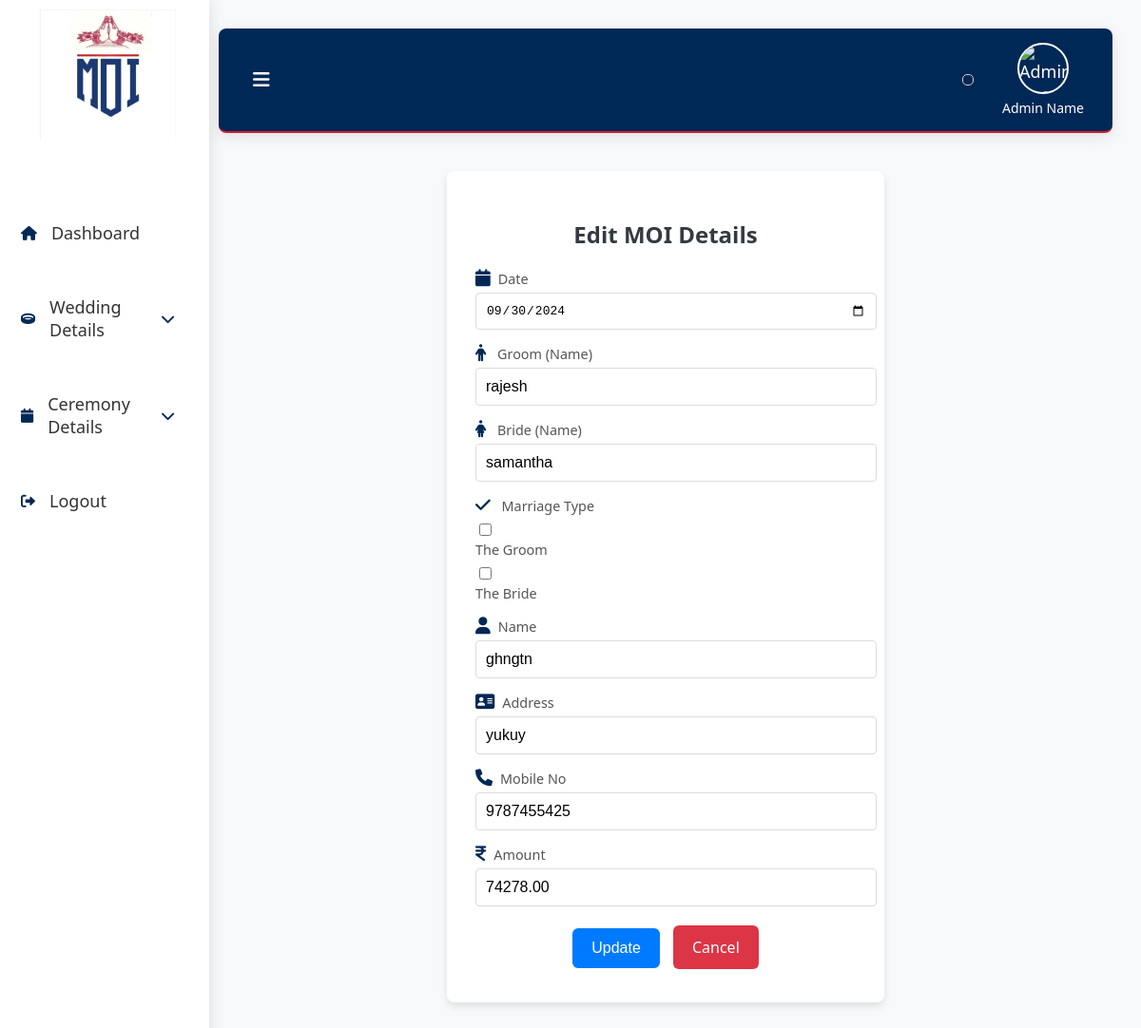
Page /addmoi_edit.php?id=77 (signed in) on the committed database.
### tables this page shows
CREATE TABLE `addmoi` (
  `id` int(11) NOT NULL,
  `swaminame` varchar(225) NOT NULL,
  `date` date NOT NULL DEFAULT current_timestamp(),
  `the_groom` varchar(225) NOT NULL,
  `the_bride` varchar(225) NOT NULL,
  `mahal` varchar(225) NOT NULL,
  `marriage_type` enum('the groom side','the bride side','','') DEFAULT NULL,
  `name` varchar(225) NOT NULL,
  `address` varchar(255) NOT NULL,
  `mobile` varchar(20) NOT NULL,
  `amount` decimal(10,2) NOT NULL
);

### addmoi_edit.php (the view, shortened to what this page needs)
<?php
include('db.php');
if (isset($_GET['id']) && !empty($_GET['id'])) {
    $id = $con->real_escape_string($_GET['id']);
    $sql = "SELECT * FROM addmoi WHERE id='$id'";
    $result = $con->query($sql);
    if ($result && $result->num_rows > 0) {
        $row = $result->fetch_assoc();
        $date = $row['date'];
        $the_groom = $row['the_groom'];
        $the_bride = $row['the_bride'];
        $marriage_type = explode(',', $row['marriage_type']);
        $name = $row['name'];
        $address = $row['address'];
        $mobile = $row['mobile'];
        $amount = $row['amount'];
    } else {
        echo "<p>Record not found.</p>";
        exit;
    }
} else {
    echo "<p>Invalid ID.</p>";
    exit;
}
?>
<!DOCTYPE html>
<html lang="en">
<head>
    <link rel="stylesheet" href="https://cdnjs.cloudflare.com/ajax/libs/font-awesome/6.0.0-beta3/css/all.min.css">
</head>
<body>
    <div class="sidebar">
        <div class="logo">
            <img src="asset/image/img/e11b7541-268d-43bd-8658-22c2cb761d9d.jfif" alt="Logo">
        </div>
        <ul>
        <li><a href="dashboard.php" class="active"><i class="fa fa-home" aria-hidden="true"></i> <span class="trans" data-en="Dashboard">Dashboard</span></a></li>
            <li class="dropdown">
                <a href="#" id="weddingDetailsToggle"><i class="fa fa-ring"></i><span class="trans" data-en="Wedding Details">Wedding Details</span><i class="fa fa-chevron-down"></i></a>
            </li>
            <li class="dropdown">
                <a href="#" id="ceremonyDetailsToggle"><i class="fa fa-calendar"></i><span class="trans" data-en="Ceremony Details">Ceremony Details</span><i class="fa fa-chevron-down"></i></a>
            </li>
            <li><a href="logout.php"><i class="fas fa-sign-out-alt"></i> Logout</a></li>
        </ul>
    </div>
    <div class="main-content">
        <div class="header">
            <div class="header-left">
                <button class="toggle-btn" id="toggleBtn"><i class="fas fa-bars"></i></button>
             </div>
            <div class="header-right">
            <div id="google_translate_element"></div>
                <div class="admin-info">
                    <img src="https://cdn.vectorstock.com/i/500p/30/97/flat-business-man-user-profile-avatar-icon-vector-4333097.avif" alt="Admin Image" class="admin-image">
                    <div class="admin-name">Admin Name</div>
                </div>
            </div>
        </div>
<div class="form-container">
        <h2> Edit MOI Details</h2>
        <form id="marriageForm" action="addmoi_edit.php?id=<?php echo htmlspecialchars($id); ?>" method="post">
            <div class="form-group">
                <label for="date"><i class="fa fa-calendar" aria-hidden="true"></i>Date</label>
                <input type="date" id="date" name="date" value="<?php echo htmlspecialchars($date); ?>" required>
            </div>
            <div class="form-group">
                <label for="the_groom"><i class="fa fa-male" aria-hidden="true"></i> Groom (Name)</label>
                <input type="text" id="the_groom" name="the_groom" value="<?php echo htmlspecialchars($the_groom); ?>" required>
            </div>
            <div class="form-group">
                <label for="the_bride"><i class="fa fa-female" aria-hidden="true"></i> Bride (Name)</label>
                <input type="text" id="the_bride" name="the_bride" value="<?php echo htmlspecialchars($the_bride); ?>" required>
            </div>
            <div class="form-group">
                <label><i class="fa fa-check" aria-hidden="true"></i> Marriage Type</label>
                <input type="checkbox" id="marriage-boy" name="marriage_type[]" value="boy" <?php echo in_array('boy', $marriage_type) ? 'checked' : ''; ?>>
                <label for="marriage-boy">The Groom</label>
                <input type="checkbox" id="marriage-girl" name="marriage_type[]" value="girl" <?php echo in_array('girl', $marriage_type) ? 'checked' : ''; ?>>
                <label for="marriage-girl">The Bride</label>
            </div>
            <div class="form-group">
                <label for="name"><i class="fa fa-user" aria-hidden="true"></i>Name</label>
                <input type="text" id="name" name="name" value="<?php echo htmlspecialchars($name); ?>" placeholder="Enter name" required>
            </div>
            <div class="form-group">
                <label for="address"><i class="fa fa-address-card" aria-hidden="true"></i>Address</label>
                <input type="text" id="address" name="address" value="<?php echo htmlspecialchars($address); ?>" placeholder="Enter address" required>
            </div>
            <div class="form-group">
                <label for="mobile"><i class="fa fa-phone" aria-hidden="true"></i>Mobile No</label>
                <input type="tel" id="mobile" name="mobile" value="<?php echo htmlspecialchars($mobile); ?>" placeholder="Please enter a 10-digit mobile number" pattern="\d{10}" maxlength="10" required>
            </div>
            <div class="form-group">
                <label for="amount"><i class="fa fa-inr" aria-hidden="true"></i>Amount</label>
                <input type="number" id="amount" name="amount" value="<?php echo htmlspecialchars($amount); ?>" placeholder="Enter the amount" required>
            </div>
            <div class="form-actions">
                <button type="submit" class="submit-btn">Update</button>
                <a href="addmoidisplay.php" class="cancel-btn">Cancel</a>
            </div>
        </form>
    </div>
</body>
</html>

### addmoi_edit.php (style rules this page uses)
body { margin: 0; padding: 0; font-family: 'Segoe UI', Tahoma, Geneva, Verdana, sans-serif; background: #f8f9fa; color: #343a40; display: flex; height: 100vh; overflow: hidden; animation: fadeIn 1s ease-in-out; }
.sidebar { width: 200px; background-color: #ffffff; padding: 10px; display: flex; flex-direction: column; justify-content: space-between; position: fixed; height: 100vh; box-shadow: 2px 0 15px rgba(0, 0, 0, 0.1); transition: transform 0.3s ease-in-out; z-index: 1000; overflow-y: auto; }
.main-content { flex: 1; margin-left: 200px; padding: 30px; display: flex; flex-direction: column; overflow-y: auto; transition: margin-left 0.3s ease-in-out; animation: fadeInUp 0.7s ease-in-out; }
.sidebar i { color: #002856; }
.sidebar ul { list-style: none; padding: 0; margin: 0; flex: 1; display: flex; flex-direction: column; margin-top: 30px; }
.sidebar ul li { margin: 15px 0; position: relative; }
.sidebar ul li a { color: #333; text-decoration: none; display: flex; align-items: center; font-size: 18px; padding: 12px; border-radius: 8px; transition: background-color 0.3s ease, color 0.3s ease; }
.sidebar ul li i { margin-right: 15px; font-size: 15px; }
.header { background: linear-gradient(90deg, #002856, #002856); padding: 15px 30px; color: #FFFFFF; font-size: 18px; border-bottom: 2px solid #D21F2D; display: flex; align-items: center; justify-content: space-between; border-radius: 8px; box-shadow: 0 4px 15px rgba(0, 0, 0, 0.1); position: relative; }
.header .header-left { display: flex; align-items: center; flex: 1; }
.header .header-left .toggle-btn { background: none; border: none; color: #FFFFFF; font-size: 20px; cursor: pointer; margin-right: 20px; }
.header .header-right { display: flex; align-items: center; }
.admin-info { display: flex; flex-direction: column; align-items: center; color: #FFFFFF; margin-left: 20px; }
.admin-image { width: 50px; height: 50px; border-radius: 50%; object-fit: cover; border: 2px solid #FFFFFF; margin-bottom: 5px; }
.admin-name { font-size: 14px; color: #FFFFFF; }
.logo { display: flex; justify-content: center; margin-bottom: 30px; }
.logo img { width: 150px; height: auto; }
.form-container { margin: 40px auto; padding: 30px; max-width: 400px; width: 80%; background-color: #ffffff; border-radius: 8px; box-shadow: 0 4px 8px rgba(0, 0, 0, 0.1); }
.form-container h2 { text-align: center; margin-bottom: 20px; color:(90deg, #002856, #002856); font-size: 24px; font-weight: 600; }
.form-group { margin-bottom: 15px; }
.form-group i { color: #002856; margin-right: 8px; font-size: 18px; }
.form-group label { display: block; font-size: 0.9em; margin-bottom: 5px; color: #555; }
.form-group input[type="text"], .form-group input[type="date"], .form-group input[type="tel"], .form-group input[type="number"] { width: 100%; padding: 10px; border: 1px solid #ddd; border-radius: 4px; font-size: 1em; }
.form-group input[type="checkbox"] { margin-right: 5px; }
.form-group input[type="checkbox"] + label { margin-right: 15px; font-size: 0.9em; }
.form-group input[type="tel"] { -moz-appearance: textfield; }
.form-actions { text-align: center; }
.submit-btn, .cancel-btn { display: inline-block; padding: 12px 20px; border: none; border-radius: 6px; cursor: pointer; font-size: 16px; text-align: center; text-decoration: none; margin: 5px; transition: background-color 0.3s, box-shadow 0.3s, transform 0.3s; }
.submit-btn { background-color: #007bff; color: #ffffff; }
.cancel-btn { background-color: #dc3545; color: #ffffff; }
#google_translate_element { margin: 10px; padding: 5px; border: 1px solid #ccc; border-radius: 5px; background: linear-gradient(90deg, #002856, #002856); box-shadow: 0 2px 5px rgba(0, 0, 0, 0.1); font-family: Arial, sans-serif; text-align: center; }
@media (min-width: 769px) { .sidebar { width: 200px; } }
@media (min-width: 769px) { .main-content { margin-left: 200px; padding: 30px; } }
@media (min-width: 769px) { .header { font-size: 18px; padding: 15px 30px; } }
@media (min-width: 769px) { .form-container { padding: 30px; max-width: 400px; } }
@media (min-width: 769px) { .submit-btn, .cancel-btn { font-size: 16px; padding: 12px 20px; } }

### rows in the picture
addmoi: date "09/30/2024", the_groom "rajesh", the_bride "samantha", name "ghngtn", address "yukuy", mobile "9787455425", amount "74278.00"
